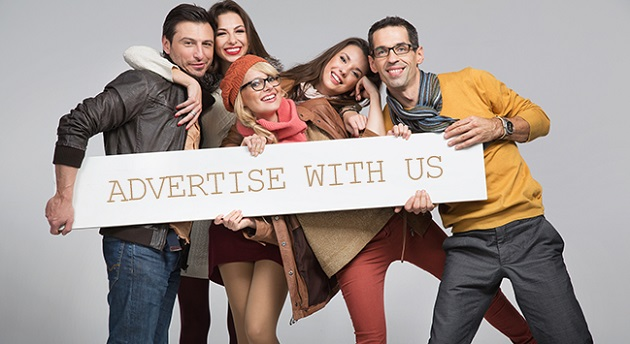
#> input picture python_video_processing/images/Advertise-with-us.jpg, 630 x 344 px
$ python extract_text.py images/Advertise-with-us.jpg out.png   (Python 2 division)
#> lines starting #> are read from the running program, lines starting #| are printed output that depends on the picture; after the words box and inside, x2 and y2 are one past the last pixel; in counts of white or black regions, pixels touching at a corner belong together
#!/usr/bin/python

# Processes an image to extract the text portions. Primarily
# used for pre-processing for performing OCR.

# Based on the paper "Font and Background Color Independent Text Binarization" by
# T Kasar, J Kumar and A G Ramakrishnan
# http://www.m.cs.osakafu-u.ac.jp/cbdar2007/proceedings/papers/O1-1.pdf

# Copyright (c) 2012, Jason Funk <jasonlfunk@gmail.com>
# Permission is hereby granted, free of charge, to any person obtaining a copy of this software
# and associated documentation files (the "Software"), to deal in the Software without restriction,
# including without limitation the rights to use, copy, modify, merge, publish, distribute, sublicense,
# and/or sell copies of the Software, and to permit persons to whom the Software is furnished to do so,
# subject to the following conditions:
#
# The above copyright notice and this permission notice shall be included in all copies or substantial
# portions of the Software.
#
# THE SOFTWARE IS PROVIDED "AS IS", WITHOUT WARRANTY OF ANY KIND, EXPRESS OR IMPLIED, INCLUDING BUT NOT
# LIMITED TO THE WARRANTIES OF MERCHANTABILITY, FITNESS FOR A PARTICULAR PURPOSE AND NON-INFRINGEMENT.
# IN NO EVENT SHALL THE AUTHORS OR COPYRIGHT HOLDERS BE LIABLE FOR ANY CLAIM, DAMAGES OR OTHER LIABILITY,
# WHETHER IN AN ACTION OF CONTRACT, TORT OR OTHERWISE, ARISING FROM, OUT OF OR IN CONNECTION WITH THE
# SOFTWARE OR THE USE OR OTHER DEALINGS IN THE SOFTWARE.

import cv2
import numpy as np
import sys
import os.path

if len(sys.argv) != 3:
    print "%s input_file output_file" % (sys.argv[0])
    sys.exit()
else:
    input_file = sys.argv[1]
    output_file = sys.argv[2]

if not os.path.isfile(input_file):
    print "No such file '%s'" % input_file
    sys.exit()

DEBUG = 0


# Determine pixel intensity
# Apparently human eyes register colors differently.
# TVs use this formula to determine
# pixel intensity = 0.30R + 0.59G + 0.11B
def ii(xx, yy):
    global img, img_y, img_x
    if yy >= img_y or xx >= img_x:
        # print "pixel out of bounds ("+str(y)+","+str(x)+")"
        return 0
    pixel = img[yy][xx]
    return 0.30 * pixel[2] + 0.59 * pixel[1] + 0.11 * pixel[0]


# A quick test to check whether the contour is
# a connected shape
def connected(contour):
    first = contour[0][0]
    last = contour[len(contour) - 1][0]
    return abs(first[0] - last[0]) <= 1 and abs(first[1] - last[1]) <= 1


# Helper function to return a given contour
def c(index):
    global contours
    return contours[index]


# Count the number of real children
def count_children(index, h_, contour):
    # No children
    if h_[index][2] < 0:
        return 0
    else:
        #If the first child is a contour we care about
        # then count it, otherwise don't
        if keep(c(h_[index][2])):
            count = 1
        else:
            count = 0

            # Also count all of the child's siblings and their children
        count += count_siblings(h_[index][2], h_, contour, True)
        return count


# Quick check to test if the contour is a child
def is_child(index, h_):
    return get_parent(index, h_) > 0


# Get the first parent of the contour that we care about
def get_parent(index, h_):
    parent = h_[index][3]
    while not keep(c(parent)) and parent > 0:
        parent = h_[parent][3]

    return parent


# Count the number of relevant siblings of a contour
def count_siblings(index, h_, contour, inc_children=False):
    # Include the children if necessary
    if inc_children:
        count = count_children(index, h_, contour)
    else:
        count = 0

    # Look ahead
    p_ = h_[index][0]
    while p_ > 0:
        if keep(c(p_)):
            count += 1
        if inc_children:
            count += count_children(p_, h_, contour)
        p_ = h_[p_][0]

    # Look behind
    n = h_[index][1]
    while n > 0:
        if keep(c(n)):
            count += 1
        if inc_children:
            count += count_children(n, h_, contour)
        n = h_[n][1]
    return count


# Whether we care about this contour
def keep(contour):
    return keep_box(contour) and connected(contour)


# Whether we should keep the containing box of this
# contour based on it's shape
def keep_box(contour):
    xx, yy, w_, h_ = cv2.boundingRect(contour)

    # width and height need to be floats
    w_ *= 1.0
    h_ *= 1.0

    # Test it's shape - if it's too oblong or tall it's
    # probably not a real character
    if w_ / h_ < 0.1 or w_ / h_ > 10:
        if DEBUG:
            print "\t Rejected because of shape: (" + str(xx) + "," + str(yy) + "," + str(w_) + "," + str(h_) + ")" + \
                  str(w_ / h_)
        return False

    # check size of the box
    if ((w_ * h_) > ((img_x * img_y) / 5)) or ((w_ * h_) < 15):
        if DEBUG:
            print "\t Rejected because of size"
        return False

    return True


def include_box(index, h_, contour):
    if DEBUG:
        print str(index) + ":"
        if is_child(index, h_):
            print "\tIs a child"
            print "\tparent " + str(get_parent(index, h_)) + " has " + str(
                count_children(get_parent(index, h_), h_, contour)) + " children"
            print "\thas " + str(count_children(index, h_, contour)) + " children"

    if is_child(index, h_) and count_children(get_parent(index, h_), h_, contour) <= 2:
        if DEBUG:
            print "\t skipping: is an interior to a letter"
        return False

    if count_children(index, h_, contour) > 2:
        if DEBUG:
            print "\t skipping, is a container of letters"
        return False

    if DEBUG:
        print "\t keeping"
    return True

# Load the image
orig_img = cv2.imread(input_file)
#> orig_img is the input picture: shape (344, 630, 3); mean B, G, R 142.3, 147, 159.8

# Add a border to the image for processing sake
img = cv2.copyMakeBorder(orig_img, 50, 50, 50, 50, cv2.BORDER_CONSTANT)
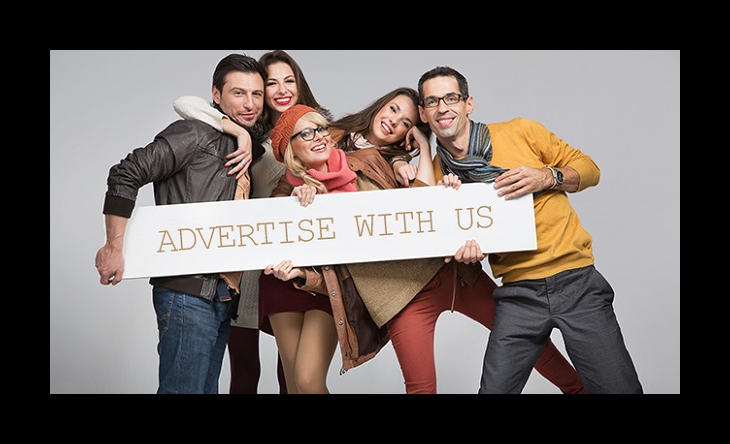
#> img: shape (444, 730, 3); mean B, G, R 95.1, 98.3, 106.9

# Calculate the width and height of the image
img_y = len(img)
#> img_y = 444
img_x = len(img[0])
#> img_x = 730

if DEBUG:
    print "Image is " + str(len(img)) + "x" + str(len(img[0]))

#Split out each channel
blue, green, red = cv2.split(img)
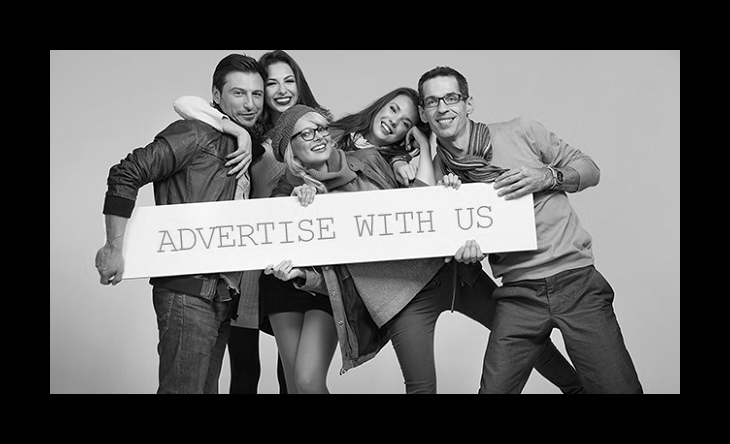
#> green: shape (444, 730); min 0, max 255, mean 98.3
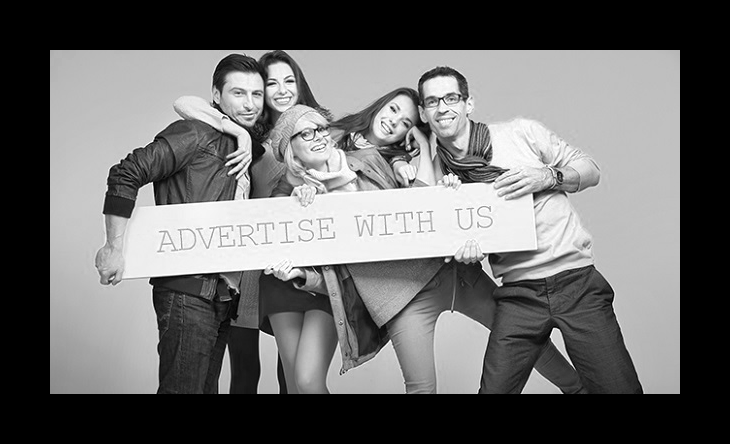
#> red: shape (444, 730); min 0, max 255, mean 106.9

# Run canny edge detection on each channel
blue_edges = cv2.Canny(blue, 200, 250)
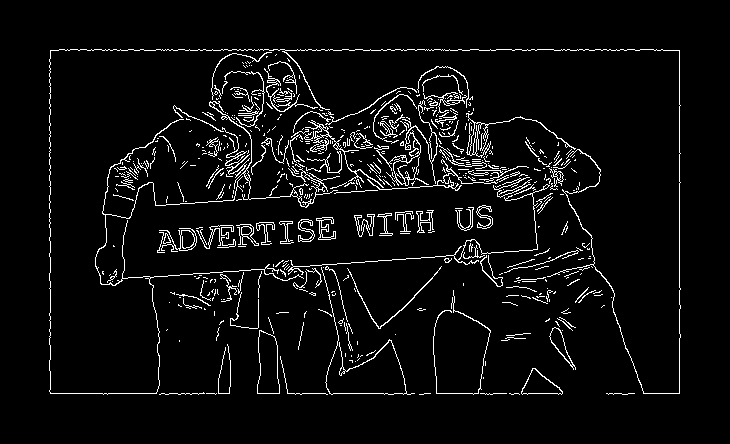
#> blue_edges: shape (444, 730); 5% white in thin lines or dots, all inside (x1, y1, x2, y2) = (49, 49, 681, 395)
green_edges = cv2.Canny(green, 200, 250)
red_edges = cv2.Canny(red, 200, 250)

# Join edges back into image
edges = blue_edges | green_edges | red_edges
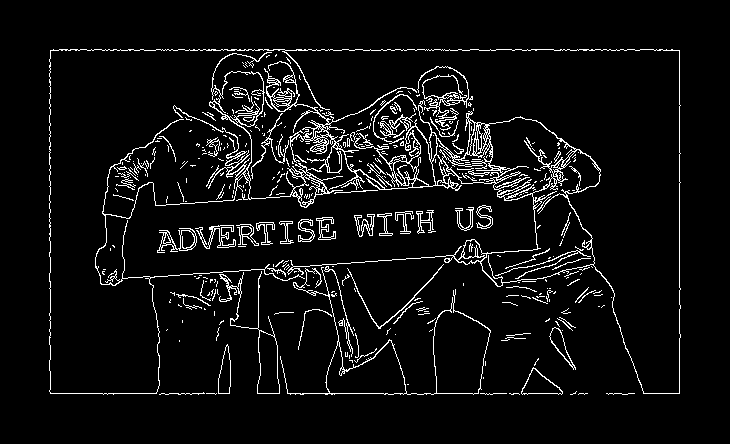
#> edges: shape (444, 730); 5.8% white in thin lines or dots, all inside (x1, y1, x2, y2) = (49, 49, 681, 395)

# Find the contours
contours, hierarchy = cv2.findContours(edges.copy(), cv2.RETR_TREE, cv2.CHAIN_APPROX_NONE)
#> contours = 743 contours, 629 with area under 20; largest, box (x1, y1, x2, y2) and area: (49, 49, 681, 395) 21207, (280, 267, 491, 395) 6686, (480, 149, 601, 287) 6554, (487, 117, 576, 201) 4322, (433, 302, 491, 395) 3832

hierarchy = hierarchy[0]

if DEBUG:
    processed = edges.copy()
    rejected = edges.copy()

# These are the boxes that we are determining
keepers = []

# For each contour, find the bounding rectangle and decide
# if it's one we care about
for index_, contour_ in enumerate(contours):
    if DEBUG:
        print "Processing #%d" % index_

    x, y, w, h = cv2.boundingRect(contour_)

    # Check the contour and it's bounding box
    if keep(contour_) and include_box(index_, hierarchy, contour_):
        # It's a winner!
        keepers.append([contour_, [x, y, w, h]])
        if DEBUG:
            cv2.rectangle(processed, (x, y), (x + w, y + h), (100, 100, 100), 1)
            cv2.putText(processed, str(index_), (x, y - 5), cv2.FONT_HERSHEY_PLAIN, 1, (255, 255, 255))
    else:
        if DEBUG:
            cv2.rectangle(rejected, (x, y), (x + w, y + h), (100, 100, 100), 1)
            cv2.putText(rejected, str(index_), (x, y - 5), cv2.FONT_HERSHEY_PLAIN, 1, (255, 255, 255))
#> this loop made 743 passes
#> (x, y, w, h) on passes 2, 3, 5: (578, 393, 10, 2), (509, 393, 11, 2), (206, 393, 11, 2)

# Make a white copy of our image
new_image = edges.copy()
new_image.fill(255)
#> new_image: shape (444, 730); every value is 255
boxes = []

# For each box, find the foreground and background intensities
for index_, (contour_, box) in enumerate(keepers):

    # Find the average intensity of the edge pixels to
    # determine the foreground intensity
    fg_int = 0.0
    for p in contour_:
        fg_int += ii(p[0][0], p[0][1])

    fg_int /= len(contour_)
    if DEBUG:
        print "FG Intensity for #%d = %d" % (index_, fg_int)

    # Find the intensity of three pixels going around the
    # outside of each corner of the bounding box to determine
    # the background intensity
    x_, y_, width, height = box
    bg_int = \
        [
            # bottom left corner 3 pixels
            ii(x_ - 1, y_ - 1),
            ii(x_ - 1, y_),
            ii(x_, y_ - 1),

            # bottom right corner 3 pixels
            ii(x_ + width + 1, y_ - 1),
            ii(x_ + width, y_ - 1),
            ii(x_ + width + 1, y_),

            # top left corner 3 pixels
            ii(x_ - 1, y_ + height + 1),
            ii(x_ - 1, y_ + height),
            ii(x_, y_ + height + 1),

            # top right corner 3 pixels
            ii(x_ + width + 1, y_ + height + 1),
            ii(x_ + width, y_ + height + 1),
            ii(x_ + width + 1, y_ + height)
        ]

    # Find the median of the background
    # pixels determined above
    bg_int = np.median(bg_int)

    if DEBUG:
        print "BG Intensity for #%d = %s" % (index_, repr(bg_int))

    # Determine if the box should be inverted
    if fg_int >= bg_int:
        fg = 255
        bg = 0
    else:
        fg = 0
        bg = 255

        # Loop through every pixel in the box and color the
        # pixel accordingly
    for x in range(x_, x_ + width):
        for y in range(y_, y_ + height):
            if y >= img_y or x >= img_x:
                if DEBUG:
                    print "pixel out of bounds (%d,%d)" % (y, x)
                continue
            if ii(x, y) > fg_int:
                new_image[y][x] = bg
            else:
                new_image[y][x] = fg
#> this loop made 358 passes
#> box on passes 1 to 3: [578, 393, 10, 2], [509, 393, 11, 2], [206, 393, 11, 2]
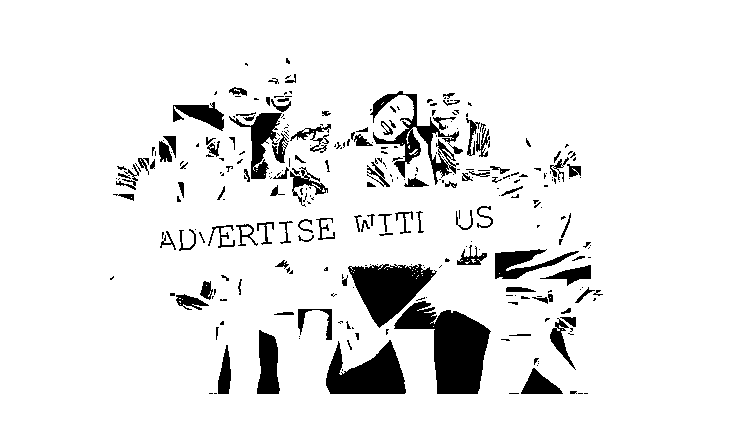
#> new_image: shape (444, 730); 91.6% white; 302 black regions (199 under 20 px), largest, box (x1, y1, x2, y2) and area: (394, 301, 491, 394) 4639, (348, 264, 437, 328) 3073, (326, 340, 406, 394) 2719

# blur a bit to improve ocr accuracy
new_image = cv2.blur(new_image, (2, 2))
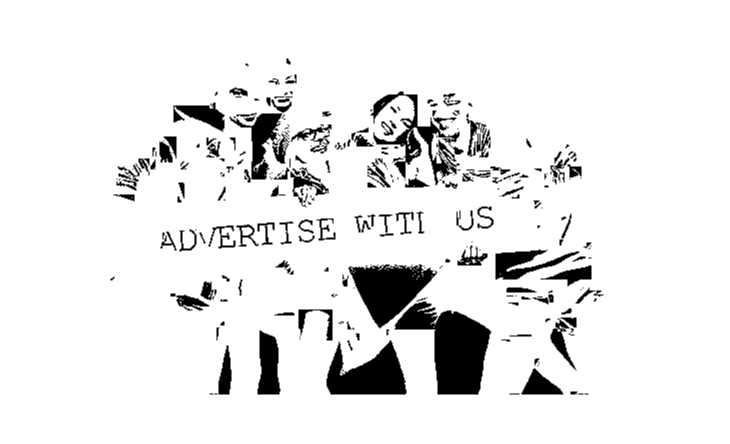
#> new_image: shape (444, 730); min 0, max 255, mean 233.6
cv2.imwrite(output_file, new_image)
if DEBUG:
    cv2.imwrite('edges.png', edges)
    cv2.imwrite('processed.png', processed)
    cv2.imwrite('rejected.png', rejected)

$ run again, on python_video_processing/images/advertise1.jpg
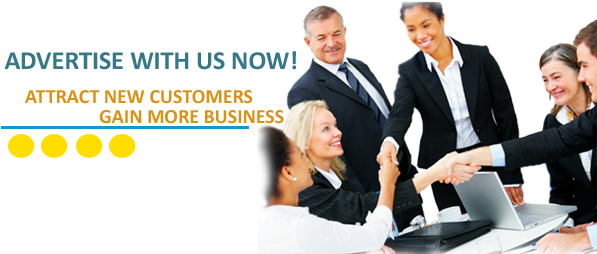
#> input picture python_video_processing/images/advertise1.jpg, 597 x 254 px
#> orig_img is the input picture: shape (254, 597, 3); mean B, G, R 184.6, 190.8, 193.9
#> img_y = 354
#> img_x = 697
#> `blue_edges = cv2.Canny(blue, 200, 250)`:
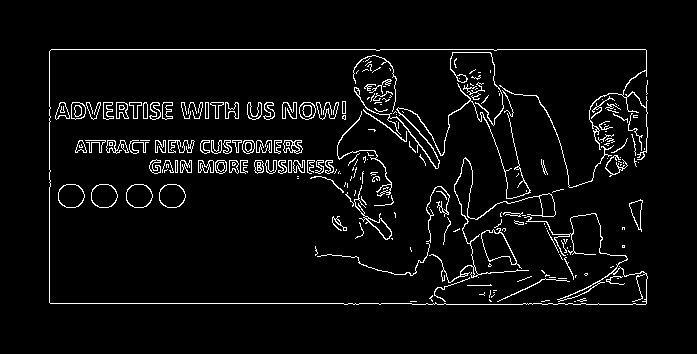
#> blue_edges: shape (354, 697); 4.6% white in thin lines or dots, all inside (x1, y1, x2, y2) = (49, 49, 648, 305)
#> contours = 411 contours, 265 with area under 20; largest, box (x1, y1, x2, y2) and area: (49, 49, 648, 305) 7511, (589, 93, 632, 156) 1598, (481, 227, 522, 269) 691, (626, 92, 648, 152) 688, (481, 229, 517, 264) 647
#> the loop `for index_, contour_ in enumerate(contours):` made 411 passes
#> (x, y, w, h) on passes 3, 7, 8: (541, 300, 9, 2), (429, 295, 4, 7), (491, 294, 4, 4)
#> the loop `for index_, (contour_, box) in enumerate(keepers):` made 181 passes
#> box on passes 1 to 3: [541, 300, 9, 2], [577, 298, 10, 4], [429, 295, 4, 7]
#> `new_image = cv2.blur(new_image, (2, 2))`:
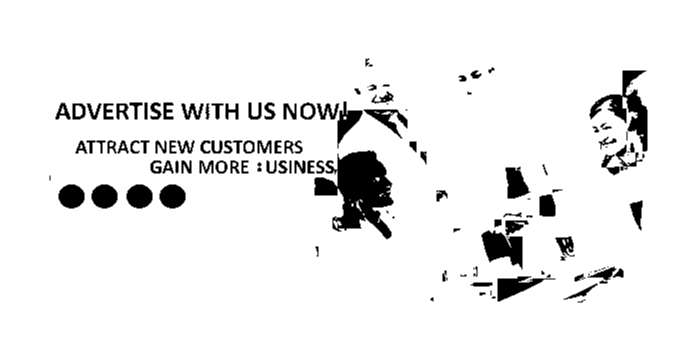
#> new_image: shape (354, 697); min 0, max 255, mean 237.2

$ run again, on python_video_processing/images/img2.jpg
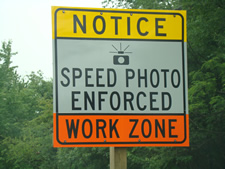
#> input picture python_video_processing/images/img2.jpg, 225 x 169 px
#> orig_img is the input picture: shape (169, 225, 3); mean B, G, R 92.4, 128.1, 125.4
#> img_y = 269
#> img_x = 325
#> `blue_edges = cv2.Canny(blue, 200, 250)`:
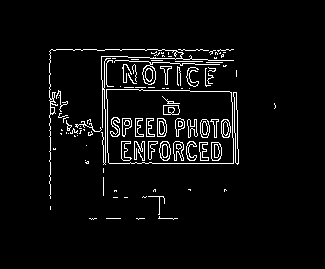
#> blue_edges: shape (269, 325); 4.5% white in thin lines or dots, all inside (x1, y1, x2, y2) = (49, 49, 276, 220)
#> contours = 179 contours, 87 with area under 20; largest, box (x1, y1, x2, y2) and area: (49, 49, 270, 220) 29444, (104, 57, 237, 195) 13960, (49, 49, 176, 220) 10647, (106, 89, 234, 164) 9137, (106, 89, 234, 164) 9106
#> the loop `for index_, contour_ in enumerate(contours):` made 179 passes
#> (contour_, x, y, w, h) on passes 2 to 4: ([[201, 207], [200, 208]], 200, 207, 2, 2), ([[197, 207], [197, 208], [198, 208]], 197, 207, 2, 2), ([[179, 205], [180, 205]], 179, 205, 2, 1)
#> the loop `for index_, (contour_, box) in enumerate(keepers):` made 63 passes
#> box on passes 1 to 8: [257, 107, 7, 5], [219, 52, 5, 6], [218, 169, 10, 19], [204, 169, 11, 19], [191, 169, 11, 19], [179, 169, 10, 19], [159, 169, 11, 19], [146, 169, 11, 20]
#> `new_image = cv2.blur(new_image, (2, 2))`:
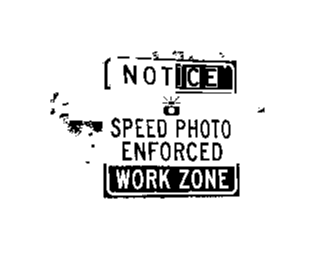
#> new_image: shape (269, 325); min 0, max 255, mean 234.8
